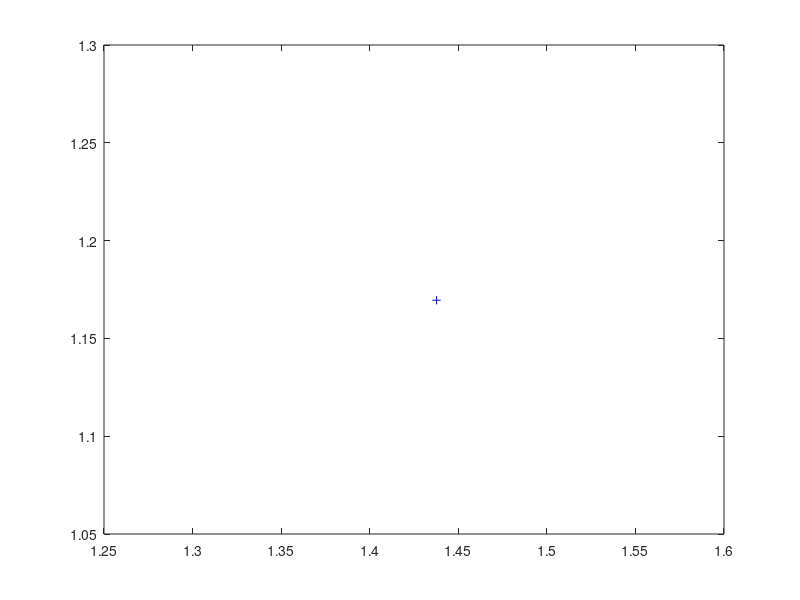

Here is the MATLAB script that generated this plot: (Note: this script raises an error after producing the figure.)
clear
clc
hold off;

len=8;
tsize=4;
maxsp=2;
minsp=0;
fit=@(x,y) (x-1).^2+(y-1).^2;

a=rand(2,len).*(maxsp-minsp)+minsp;
fem=rand(2,1).*(maxsp-minsp)+minsp;

hndl = [];

hndl(1) = plot(fem(1), fem(2), '+b');
hold on

pop=[];

for i=1:len
    p = Lion;
    p.vector = a(1:end,i); 
    p.fitness = feval(fit, p.vector(1), p.vector(2));
    pop = [pop p];
end

% SELECTING INDIVIDUALS
rmpop=pop

ind  = randi([1 length(rmpop)]);
best = rmpop(ind)
rmpop(ind) = [];

for i = 1:(tsize-1)
    
    % select from pool and remove it
    ind  = randi([1 length(rmpop)]);
    next = rmpop(ind);
    rmpop(ind) = [];
    
    vct = next.vector;
    if next.fitness < best.fitness
        % print last best
        vct = best.vector;
        
        best = next
    end
    hndl(2) = plot(vct(1), vct(2), 'ob');
end

vct = best.vector;
hndl(3) = plot(vct(1), vct(2), 'or');

a = [rmpop.vector];
hndl(4) = scatter(a(1,:),a(2,:), 'og');

% tester for comparing methods
% for q = 1:1000
    random = rand();
    direction = (vct - fem); % direction vector times D distance between best and source
    p1 = 2 * random * direction; % represents second term in formula

    normals = null(direction(:).').*norm(direction); % get all vectors normal to direction vector
    out = fem + p1; % push female to direction
    angle = random * pi / 6; % extent to which the point can deviate from the direction

    for z = 1:size(normals, 2) % get all 'dimensions' or direction the point can deviate from
        mo = normals(:,z);
        out = fem + mo * angle * (rand() * 2 - 1); % deviate point in direction perpendicular to original direction
        %           ^ normal vct  ^ extnt of deviate ^ -1 to 1 times of deviation
    end
% 
%     plot(out(1), out(2), '*g');
% end
%
% try 2 dimension
%
% for q=1:1000
%     random = rand();
%     random2 = rand();
% 
%     distance = (vct - fem); % direction vector times D distance between best and source
%     p1 = 2 * random * distance; % represents second term in formula
% 
%     angle = random * pi / 6 * (random2 * 2 - 1); % represents tan(theta) * U(-1, 1)
%     p2 = [-distance(2); distance(1)] ; % represents third term in formula
% 
%     out = fem + p1 + p2 * angle;
%     plot(out(1), out(2), '+r');
%     
% end
% 
% oss = vct + [-distance(2); distance(1)];
% 
% plot([vct(1) fem(1)], [vct(2) fem(2)])
% plot([vct(1) oss(1)], [vct(2) oss(2)])

hndl(5) = plot(out(1), out(2), '+r');
axis([min(minsp, out(1)) max(maxsp, out(1)) min(minsp, out(2)) max(maxsp, out(2))])
print(['move-out'],'-dpng')
legend(hndl, 'Source', 'Selected', 'Selected, Best Fit', 'Not selected', 'Output', 'Location', 'southoutside')
print(['move-out-legend'],'-dpng')

hold off

